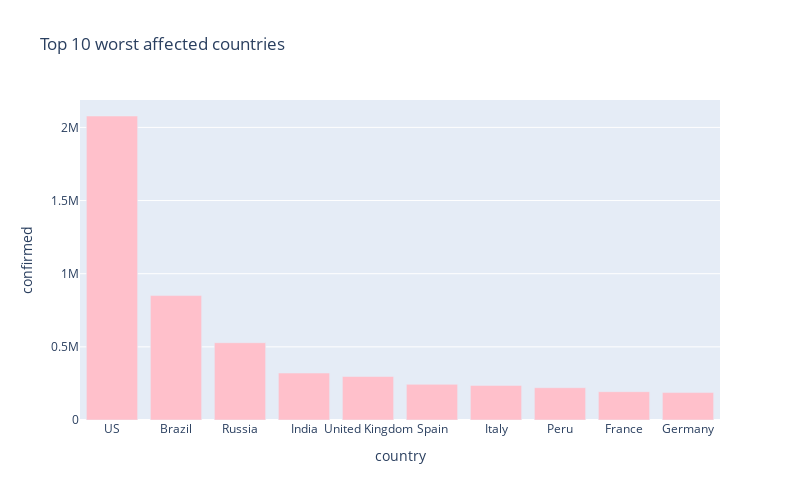

The cell this chart's notebook holds for it:
### Markdown cell above
# 10 worst hit countries - Confirmed cases

### Code cell
px.bar(
    sorted_country_df.head(10),
    x = "country",
    y = "confirmed",
    title= "Top 10 worst affected countries", # the axis names
    color_discrete_sequence=["pink"], 
    height=500,
    width=800
)

### Figure 1 — Plotly figure (JSON) as saved in the notebook; plotly's stock layout.template omitted (floating-point values rounded to 4 significant figures)
{"data": [{"alignmentgroup": "True", "hovertemplate": "country=%{x}<br>confirmed=%{y}<extra></extra>", "legendgroup": "", "marker": {"color": "pink"}, "name": "", "offsetgroup": "", "orientation": "v", "showlegend": false, "textposition": "auto", "type": "bar", "x": ["US", "Brazil", "Russia", "India", "United Kingdom", "Spain", "Italy", "Peru", "France", "Germany"], "xaxis": "x", "y": [2077888, 850514, 528267, 320922, 297342, 243928, 236651, 220749, 193746, 187518], "yaxis": "y"}], "layout": {"barmode": "relative", "height": 500, "legend": {"tracegroupgap": 0}, "title": {"text": "Top 10 worst affected countries"}, "width": 800, "xaxis": {"anchor": "y", "domain": [0, 1], "title": {"text": "country"}}, "yaxis": {"anchor": "x", "domain": [0, 1], "title": {"text": "confirmed"}}}}
